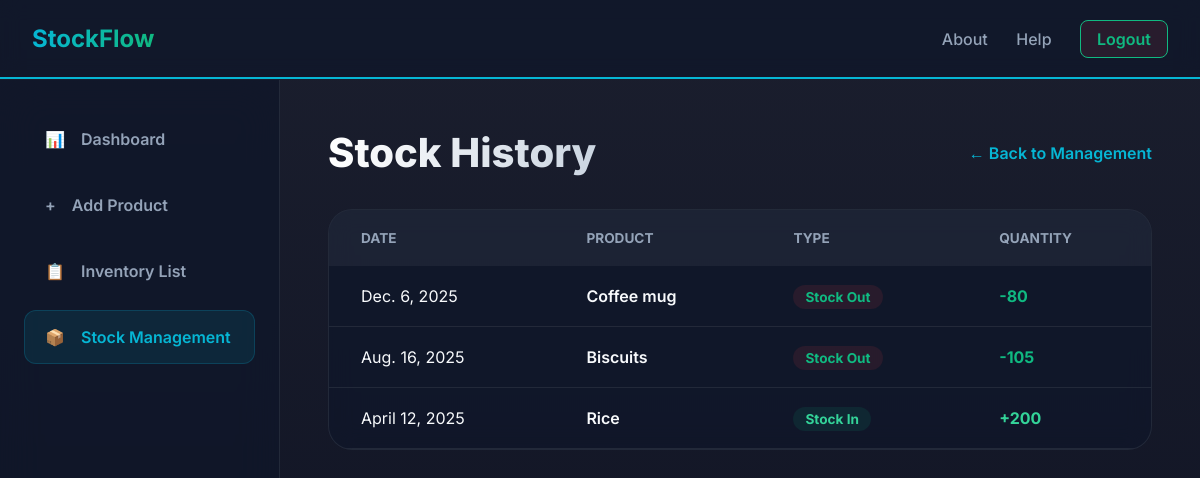
Page /stock-history/ (signed in) on the committed database.
### my_app/models.py (models this page shows)
class StockTransaction(models.Model):
    TRANSACTION_TYPES = [
        ('IN', 'Stock In'),
        ('OUT', 'Stock Out'),
    ]
    product = models.ForeignKey(Stock, on_delete=models.CASCADE)
    quantity = models.IntegerField()
    transaction_type = models.CharField(max_length=3, choices=TRANSACTION_TYPES)
    date = models.DateField()
    created_at = models.DateTimeField(auto_now_add=True)

class Stock(models.Model):
    name = models.CharField(max_length=100)
    category = models.CharField(max_length=100)
    quantity = models.IntegerField(default=0)
    price = models.DecimalField(max_digits=10, decimal_places=2)
    last_updated = models.DateTimeField(auto_now=True)

### my_app/views.py (the view)
# urls.py: path('stock-history/', views.stock_history, name='stock_history'),
@login_required
def stock_history(request):
    history = StockTransaction.objects.all().order_by('-created_at')
    return render(request, 'my_app/stock_history.html', {'history': history})

### my_app/templates/my_app/stock_history.html (shortened to what this page needs)
{% extends 'my_app/base.html' %}
{% block content %}
<nav style="background: rgba(15, 23, 42, 0.8); border-bottom: 2px solid var(--primary);">
<a href="{% url 'dashboard' %}" class="logo">StockFlow</a>
<div class="nav-buttons">
<a href="{% url 'about' %}" style="text-decoration: none; color: var(--text-secondary); margin-right: 1.5rem; font-weight: 500;">About</a>
<a href="{% url 'help' %}" style="text-decoration: none; color: var(--text-secondary); margin-right: 1.5rem; font-weight: 500;">Help</a>
<a href="{% url 'logout' %}" style="text-decoration: none; background: rgba(239, 68, 68, 0.1); border: 1px solid var(--accent); padding: 0.5rem 1rem; border-radius: 0.5rem; font-weight: 600; color: var(--accent);">Logout</a>
</div>
</nav>
<div class="dashboard-wrapper">
<aside class="sidebar">
<a href="{% url 'dashboard' %}" class="sidebar-btn">
<span>📊</span> Dashboard
</a>
<a href="{% url 'add_stock' %}" class="sidebar-btn">
<span>+</span> Add Product
</a>
<a href="{% url 'inventory_list' %}" class="sidebar-btn">
<span>📋</span> Inventory List
</a>
<a href="{% url 'stock_management' %}" class="sidebar-btn active">
<span>📦</span> Stock Management
</a>
</aside>
<main class="main-content">
<div class="dashboard-container">
<div style="display: flex; justify-content: space-between; align-items: center; margin-bottom: 2rem;">
<h1 style="font-size: 2.5rem; font-weight: 800; background: linear-gradient(to right, #fff, #cbd5e1); -webkit-background-clip: text; -webkit-text-fill-color: transparent;">
Stock History
</h1>
<a href="{% url 'stock_management' %}" style="color: var(--primary); text-decoration: none; font-weight: 600;">← Back to Management</a>
</div>
<div style="background: var(--surface); border-radius: 1.5rem; border: 1px solid var(--border-color); backdrop-filter: blur(12px); overflow: hidden;">
<table style="width: 100%; border-collapse: collapse; text-align: left;">
<thead>
<tr style="background: rgba(255,255,255,0.05);">
<th style="padding: 1.25rem 2rem; color: var(--text-secondary); font-size: 0.85rem; text-transform: uppercase;">Date</th>
<th style="padding: 1.25rem 2rem; color: var(--text-secondary); font-size: 0.85rem; text-transform: uppercase;">Product</th>
<th style="padding: 1.25rem 2rem; color: var(--text-secondary); font-size: 0.85rem; text-transform: uppercase;">Type</th>
<th style="padding: 1.25rem 2rem; color: var(--text-secondary); font-size: 0.85rem; text-transform: uppercase;">Quantity</th>
</tr>
</thead>
<tbody>
{% if history %}
{% for item in history %}
<tr style="border-bottom: 1px solid var(--border-color);">
    <td style="padding: 1.25rem 2rem;">{{ item.date }}</td>
    <td style="padding: 1.25rem 2rem; font-weight: 600;">{{ item.product.name }}</td>
    <td style="padding: 1.25rem 2rem;">
        <span style="padding: 0.25rem 0.75rem; border-radius: 2rem; background: {% if item.transaction_type == 'IN' %}rgba(16, 185, 129, 0.1){% else %}rgba(239, 68, 68, 0.1){% endif %}; color: {% if item.transaction_type == 'IN' %}#34d399{% else %}var(--accent){% endif %}; font-weight: 700; font-size: 0.85rem;">
            {{ item.get_transaction_type_display }}
        </span>
    </td>
    <td style="padding: 1.25rem 2rem; font-weight: 700; color: {% if item.transaction_type == 'IN' %}#34d399{% else %}var(--accent){% endif %};">
        {% if item.transaction_type == 'IN' %}+{% else %}-{% endif %}{{ item.quantity }}
    </td>
</tr>
{% endfor %}
{% else %}
<tr>
    <td colspan="4" style="padding: 4rem; text-align: center; color: var(--text-secondary);">
        No transaction history found.
    </td>
</tr>
{% endif %}
</tbody>
</table>
</div>
</div>
</main>
</div>
{% endblock %}

### my_app/static/my_app/css/style.css (style rules this page uses)
:root { --primary: #06b6d4; --secondary: #3b82f6; --accent: #10b981; --warning: #f59e0b; --background: #020617; --surface: rgba(15, 23, 42, 0.8); --text-primary: #f8fafc; --text-secondary: #94a3b8; --border-color: rgba(255, 255, 255, 0.08); --hover-light: rgba(255, 255, 255, 0.04); }
* { margin: 0; padding: 0; box-sizing: border-box; }
body { font-family: 'Inter', sans-serif; background: linear-gradient(rgba(2, 6, 23, 0.9), rgba(2, 6, 23, 0.95)), url('https://images.unsplash.com/photo-1586528116311-ad8dd3c8310d?auto=format&fit=crop&q=80&w=2000') !important; background-size: cover !important; background-position: center !important; background-attachment: fixed !important; color: var(--text-primary); min-height: 100vh; display: flex; flex-direction: column; }
nav { display: flex; justify-content: space-between; align-items: center; padding: 1.5rem 2rem; backdrop-filter: blur(10px); background: rgba(15, 23, 42, 0.5); position: fixed; width: 100%; top: 0; z-index: 1000; border-bottom: 1px solid var(--border-color); }
.logo { font-size: 1.5rem; font-weight: 700; background: linear-gradient(to right, var(--primary), var(--accent)); -webkit-background-clip: text; background-clip: text; -webkit-text-fill-color: transparent; text-decoration: none; }
.dashboard-wrapper { display: flex; min-height: 100vh; padding-top: 5rem; }
.sidebar { width: 280px; background: var(--surface); backdrop-filter: blur(20px); border-right: 1px solid var(--border-color); padding: 2rem 1.5rem; position: fixed; height: calc(100vh - 5rem); display: flex; flex-direction: column; gap: 0.75rem; }
.sidebar-btn { display: flex; align-items: center; gap: 1rem; padding: 1rem 1.25rem; border-radius: 0.75rem; text-decoration: none; color: var(--text-secondary); font-weight: 600; transition: all 0.3s ease; border: 1px solid transparent; }
.sidebar-btn.active { background: rgba(6, 182, 212, 0.1); color: var(--primary); border-color: rgba(6, 182, 212, 0.2); }
.main-content { flex: 1; margin-left: 280px; padding: 3rem; }
.dashboard-container { max-width: 1200px; margin: 0 auto; width: 100%; }

### rows in the picture
StockTransaction: date "Dec. 6, 2025", product.name "Coffee mug", transaction_type "Stock Out", quantity "80"
StockTransaction: date "Aug. 16, 2025", product.name "Biscuits", transaction_type "Stock Out", quantity "105"
StockTransaction: date "April 12, 2025", product.name "Rice", transaction_type "Stock In", quantity "200"
